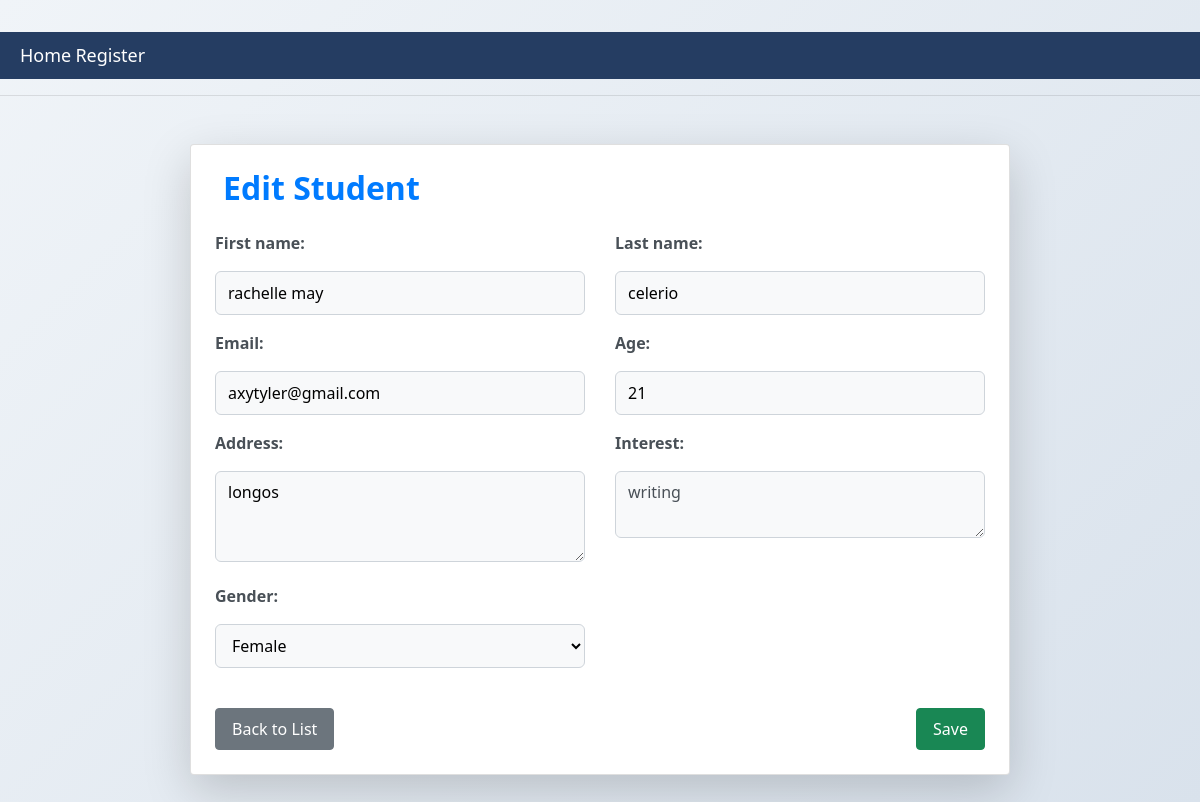
The app's page /students/13/edit/ with its own data.
### student_app/models.py (models this page shows, shortened)
class Student(models.Model):
    MALE = 1
    FEMALE = 2
    OTHER = 3
    GENDER_CHOICES = [
        (MALE, 'Male'),
        (FEMALE, 'Female'),
        (OTHER, 'Other'),
    ]
    first_name = models.CharField(max_length=50)
    last_name = models.CharField(max_length=50)
    address = models.TextField(default='Not Provided')
    email = models.EmailField()
    gender = models.IntegerField(choices=GENDER_CHOICES, default=OTHER)
    age = models.IntegerField()
    interest = models.TextField()
    course = models.CharField(max_length=100, default='BSCS')

### student_app/views.py (the view)
# urls.py: path('<int:pk>/edit/', student_update, name='student_update'),
def student_update(request, pk):
    student = get_object_or_404(Student, pk=pk)
    if request.method == 'POST':
        form = StudentForm(request.POST, instance=student)
        if form.is_valid():
            student = form.save(commit=False)
            predictor = CoursePredictor()
            if not predictor.load_model():
                messages.error(request, "AI model is not trained. Please train the model before updating students.")
                return render(request, 'student_app/student_form.html', {'form': form})
            prediction = predictor.predict(
                student.age,
                dict(Student.GENDER_CHOICES)[student.gender],
                student.interest
            )
            if prediction['success']:
                student.course = prediction['predicted_course']
            else:
                messages.error(request, f"Prediction failed: {prediction.get('error', 'Unknown error')}")
                return render(request, 'student_app/student_form.html', {'form': form})
            student.save()
            messages.success(request, "Student details have been updated and course predicted successfully!")
            return redirect('student_list')
    else:
        form = StudentForm(instance=student)
    return render(request, 'student_app/student_form.html', {'form': form})

### student_app/forms.py
class StudentForm(forms.ModelForm):
    class Meta:
        model = Student
        fields = ['first_name', 'last_name', 'email', 'age', 'address', 'interest', 'gender']  # 'course' removed
        widgets = {
            'address': forms.Textarea(attrs={'rows': 3, 'placeholder': 'Enter address'}),
            'interest': forms.Textarea(attrs={'rows': 2, 'class': 'form-control', 'placeholder': 'Enter your interests'}),
        }

### student_app/templates/student_app/student_form.html (shortened to what this page needs)
{% extends "student_app/base.html" %}
{% block content %}
<div class="container mt-5">
    <div class="card shadow-lg rounded p-4">
        <h2 class="mb-4 text-primary">
            {% if form.instance.pk %}
                 Edit Student
            {% else %}
                <i class="bi bi-person-plus-fill"></i> Add Student
            {% endif %}
        </h2>
        <form method="post">
            <div class="row g-3">
                {% for field in form %}
                    {% if field.name != "course" %}
                    <div class="col-md-6">
                        <div class="form-group">
                            <label class="form-label">{{ field.label_tag }}</label>
                            {{ field }}
                        </div>
                    </div>
                    {% endif %}
                {% endfor %}
            </div>
            <div class="mt-4 d-flex justify-content-between">
                <a href="{% url 'student_list' %}" class="btn btn-secondary">Back to List</a>
                <button type="submit" class="btn btn-success">Save</button>
            </div>
        </form>
    </div>
</div>
{% endblock %}

### student_app/templates/student_app/base.html (style rules this page uses)
body { background-color: #f4f6f7; }

### student_app/templates/student_app/student_form.html (style rules this page uses)
body { font-family: 'Segoe UI', Tahoma, Geneva, Verdana, sans-serif; background: linear-gradient(135deg, #f0f4f8, #d9e2ec); min-height: 100vh; padding: 2rem 0; }
.container { max-width: 850px; margin: auto; }
.card { border-radius: 12px; background-color: #ffffff; box-shadow: 0 1rem 2rem rgba(0, 0, 0, 0.1); padding: 2rem; }
h2 { font-weight: bold; color: #0d6efd; margin-bottom: 1.5rem; display: flex; align-items: center; gap: 0.5rem; }
.form-label { font-weight: 600; margin-bottom: 0.5rem; display: block; color: #495057; }
.form-group input, .form-group select, .form-group textarea { width: 100%; padding: 0.55rem 0.75rem; border-radius: 0.375rem; border: 1px solid #ced4da; transition: border-color 0.2s ease, box-shadow 0.2s ease; background-color: #f8f9fa; }
.btn-success { background-color: #198754; border-color: #198754; padding: 0.5rem 1rem; color: #fff; transition: background-color 0.2s ease, border-color 0.2s ease; }
.btn-secondary { background-color: #6c757d; border-color: #6c757d; padding: 0.5rem 1rem; color: #fff; transition: background-color 0.2s ease, border-color 0.2s ease; }

### records on screen
Student: form "rachelle may" "celerio" "axytyler@gmail.com" "21" "longos" "writing" "Female"

### other values on screen
{{ field.label_tag }} "First name:" "Last name:" "Email:" "Age:" "Address:" "Interest:" "Gender:"
